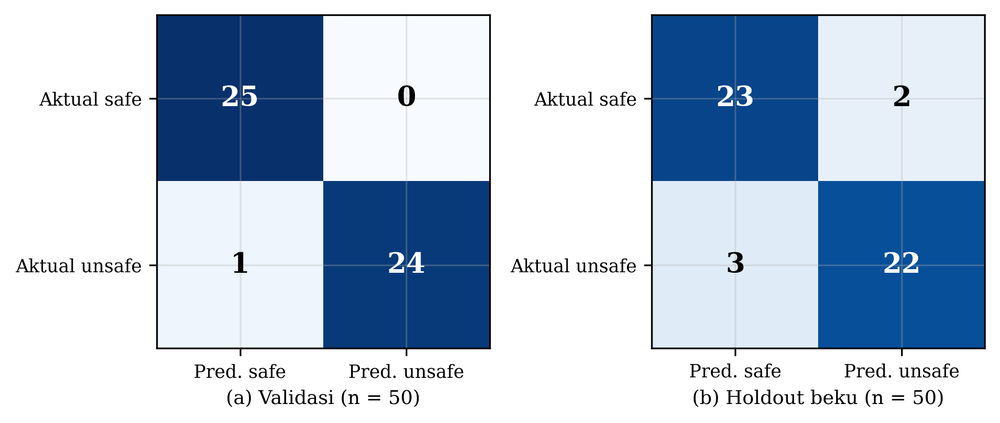
#> input picture paper_figs/bert_confusion.png, 1000 x 423 px, shrunk from 1952 x 825 before the run; its folder holds only this picture in this run
$ python -i image.py   (imports and definitions only)
#> lines starting #> are read from the running program, lines starting #| are printed output that depends on the picture; after the words box and inside, x2 and y2 are one past the last pixel; in counts of white or black regions, pixels touching at a corner belong together
"""Image preprocessing for OCR pipeline."""

import logging
from pathlib import Path

import cv2
import numpy as np

logger = logging.getLogger(__name__)


def preprocess_image(path: str) -> np.ndarray:
    """Preprocess an image for OCR.

    Applies grayscale conversion, bilateral filter, Otsu thresholding,
    foreground/background normalization, and morphological closing.

    Args:
        path: Path to the image file.

    Returns:
        Preprocessed binary image as a numpy array.

    Raises:
        ValueError: If the image cannot be read.
    """
#> called with path = '../../../paper_figs/bert_confusion.png'
    img = cv2.imread(path)
#> img is the input picture: shape (423, 1000, 3); mean B, G, R 215.6, 196.6, 180.5
    if img is None:
        raise ValueError(f"Failed to read image: {path}")

    gray = cv2.cvtColor(img, cv2.COLOR_BGR2GRAY)
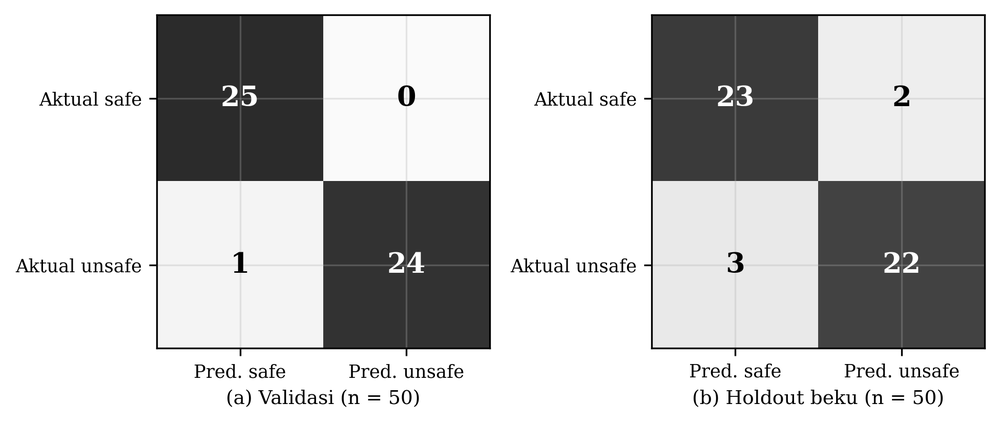
#> gray: shape (423, 1000); min 0, max 255, mean 193.9
    gray = cv2.bilateralFilter(gray, 5, 75, 75)
    _, thresh = cv2.threshold(gray, 0, 255, cv2.THRESH_BINARY + cv2.THRESH_OTSU)
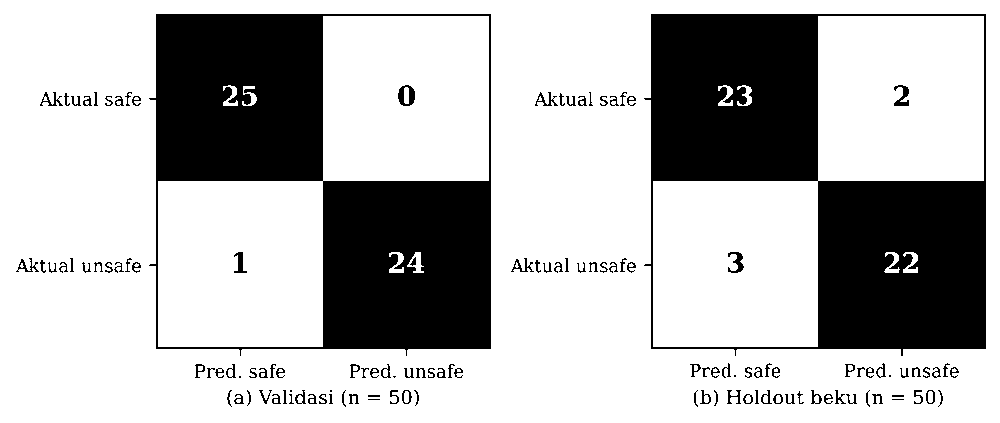
#> thresh: shape (423, 1000); 71.8% white; 128 black regions (9 under 20 px), largest, box (x1, y1, x2, y2) and area: (644, 14, 986, 356) 56869, (149, 14, 491, 356) 56838, (398, 85, 415, 106) 210

    # Normalize foreground/background for more stable OCR
    if np.mean(thresh) < 127:
        thresh = 255 - thresh

    kernel = np.ones((1, 1), np.uint8)
    processed = cv2.morphologyEx(thresh, cv2.MORPH_CLOSE, kernel)

    logger.debug("Preprocessed image: %s", path)
    return processed


def load_image_paths(dataset_dir: str, extensions: set[str] | None = None) -> list[str]:
    """Load all image file paths from a directory.

    Args:
        dataset_dir: Path to the dataset directory.
        extensions: Set of allowed file extensions (e.g. {'.jpg', '.png'}).

    Returns:
        Sorted list of image file paths.

    Raises:
        FileNotFoundError: If the dataset directory does not exist.
    """
    if extensions is None:
        extensions = {".jpg", ".jpeg", ".png", ".webp", ".bmp", ".tif", ".tiff"}

    dataset_path = Path(dataset_dir)
    if not dataset_path.is_dir():
        raise FileNotFoundError(f"Dataset folder not found: {dataset_dir}")

    paths = sorted(
        str(p)
        for p in dataset_path.iterdir()
        if p.is_file() and p.suffix.lower() in extensions
    )

    logger.info("Found %d images in %s", len(paths), dataset_dir)
    return paths

>>> result = preprocess_image('../../../paper_figs/bert_confusion.png')

$ run again, on paper_figs/bert_eq_auc.png
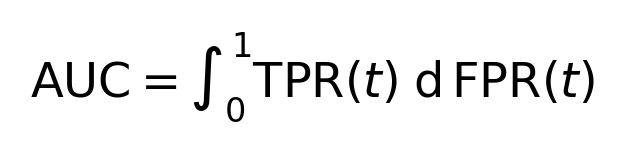
#> input picture paper_figs/bert_eq_auc.png, 625 x 153 px
#> in preprocess_image, img is the input picture: shape (153, 625, 3); min 0, max 255, mean 240.2
#> in preprocess_image, `_, thresh = cv2.threshold(gray, 0, 255, cv2.THRESH_BINARY + cv2.THRESH..`:
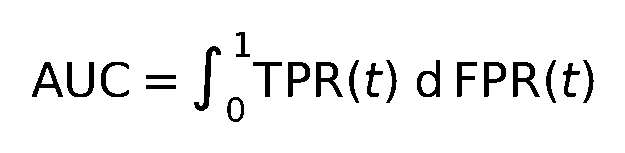
#> thresh: shape (153, 625); 94% white; 21 black regions, largest, box (x1, y1, x2, y2) and area: (194, 46, 221, 111) 446, (316, 62, 343, 97) 423, (513, 62, 540, 97) 423

$ run again, on paper_figs/bert_eq_ce.png
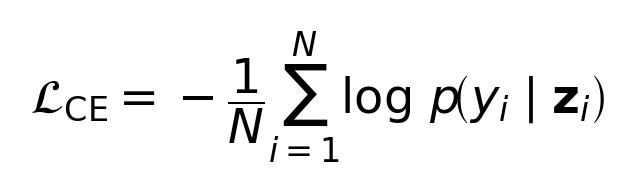
#> input picture paper_figs/bert_eq_ce.png, 635 x 196 px
#> in preprocess_image, img is the input picture: shape (196, 635, 3); min 0, max 255, mean 243.4
#> in preprocess_image, `_, thresh = cv2.threshold(gray, 0, 255, cv2.THRESH_BINARY + cv2.THRESH..`:
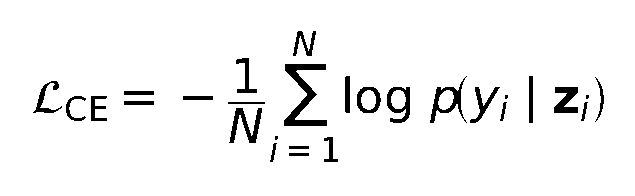
#> thresh: shape (196, 635); 95.4% white; 28 black regions (3 under 20 px), largest, box (x1, y1, x2, y2) and area: (284, 64, 327, 126) 967, (430, 76, 467, 123) 467, (229, 108, 262, 143) 466

$ run again, on paper_figs/bert_eq_f1.png
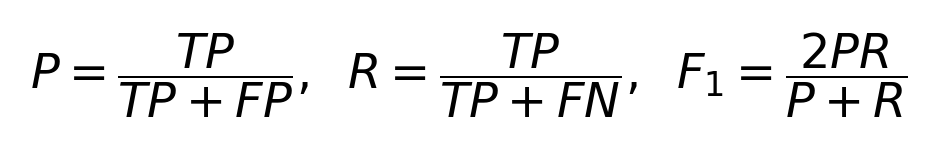
#> input picture paper_figs/bert_eq_f1.png, 937 x 149 px
#> in preprocess_image, img is the input picture: shape (149, 937, 3); min 0, max 255, mean 238.6
#> in preprocess_image, `_, thresh = cv2.threshold(gray, 0, 255, cv2.THRESH_BINARY + cv2.THRESH..`:
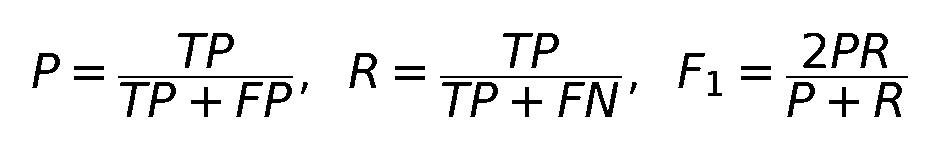
#> thresh: shape (149, 937); 93.4% white; 35 black regions, largest, box (x1, y1, x2, y2) and area: (585, 82, 618, 117) 466, (860, 33, 888, 68) 416, (349, 53, 377, 88) 416
